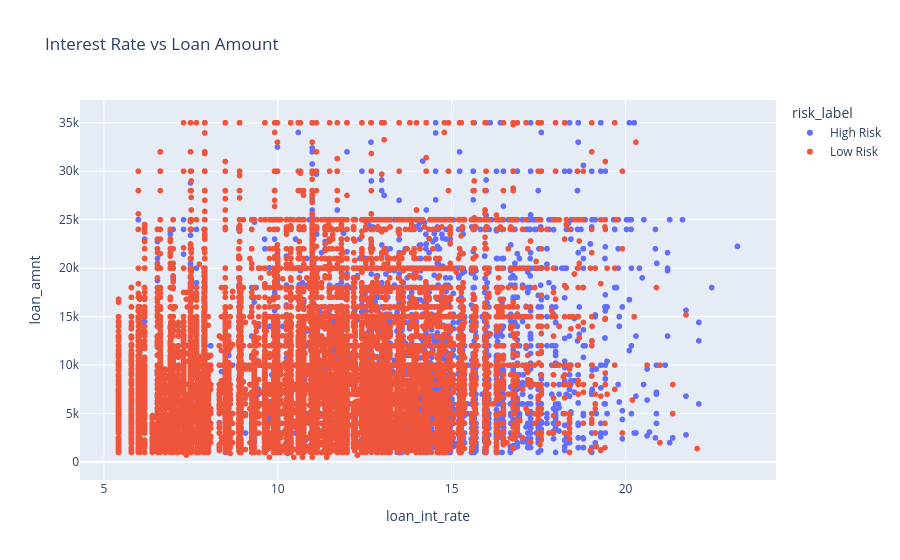

Notebook source saved alongside this figure:
### Code cell
fig = px.scatter(
    df,
    x="loan_int_rate",
    y="loan_amnt",
    color="risk_label",
    title="Interest Rate vs Loan Amount"
)

fig.show()

### Figure 1 — Plotly figure (JSON) as saved in the notebook; plotly's stock layout.template omitted (floating-point values rounded to 4 significant figures; data arrays with more than 128 entries replaced by an {"elided": "..."} marker saying what was removed)
{"data": [{"hovertemplate": "risk_label=High Risk<br>loan_int_rate=%{x}<br>loan_amnt=%{y}<extra></extra>", "legendgroup": "High Risk", "marker": {"color": "#636efa", "symbol": "circle"}, "mode": "markers", "name": "High Risk", "showlegend": true, "type": "scattergl", "x": {"elided": "7089 float values"}, "xaxis": "x", "y": {"elided": "7089 int values"}, "yaxis": "y"}, {"hovertemplate": "risk_label=Low Risk<br>loan_int_rate=%{x}<br>loan_amnt=%{y}<extra></extra>", "legendgroup": "Low Risk", "marker": {"color": "#EF553B", "symbol": "circle"}, "mode": "markers", "name": "Low Risk", "showlegend": true, "type": "scattergl", "x": {"elided": "25327 float values"}, "xaxis": "x", "y": {"elided": "25327 int values"}, "yaxis": "y"}], "layout": {"legend": {"title": {"text": "risk_label"}, "tracegroupgap": 0}, "title": {"text": "Interest Rate vs Loan Amount"}, "xaxis": {"anchor": "y", "domain": [0, 1], "title": {"text": "loan_int_rate"}}, "yaxis": {"anchor": "x", "domain": [0, 1], "title": {"text": "loan_amnt"}}}}
